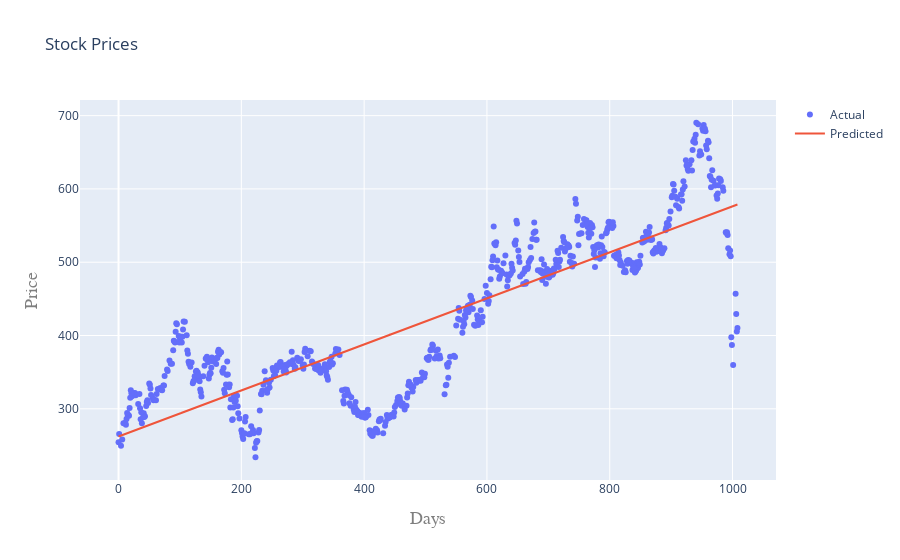

The code cell stored with this chart in its notebook:
### Code cell
iplot(plot2)

### Figure 1 — Plotly figure (JSON) as saved in the notebook; plotly's stock layout.template omitted (floating-point values rounded to 4 significant figures; data arrays with more than 128 entries replaced by an {"elided": "..."} marker saying what was removed)
{"data": [{"mode": "markers", "name": "Actual", "type": "scatter", "x": {"elided": "706 int values"}, "y": {"elided": "706 float values"}}, {"mode": "lines", "name": "Predicted", "type": "scatter", "x": {"elided": "706 int values"}, "y": {"elided": "706 float values"}}], "layout": {"title": {"text": "Stock Prices"}, "xaxis": {"title": {"font": {"color": "#7f7f7f", "family": "Courier New, monospace", "size": 18}, "text": "Days"}}, "yaxis": {"title": {"font": {"color": "#7f7f7f", "family": "Courier New, monospace", "size": 18}, "text": "Price"}}}}
